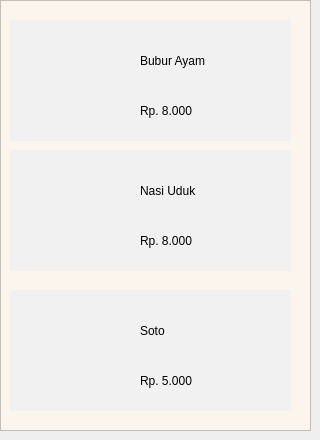
         <widget class="QWidget" name="tab_9">
          <attribute name="title">
           <string>Senin</string>
          </attribute>
          <widget class="QFrame" name="frame_53">
           <property name="geometry">
            <rect>
             <x>0</x>
             <y>0</y>
             <width>311</width>
             <height>431</height>
            </rect>
           </property>
           <property name="styleSheet">
            <string notr="true">background-color: rgb(252, 245, 238);</string>
           </property>
           <property name="frameShape">
            <enum>QFrame::StyledPanel</enum>
           </property>
           <property name="frameShadow">
            <enum>QFrame::Raised</enum>
           </property>
           <widget class="QLabel" name="label_105">
            <property name="geometry">
             <rect>
              <x>10</x>
              <y>20</y>
              <width>281</width>
              <height>121</height>
             </rect>
            </property>
            <property name="styleSheet">
             <string notr="true">background-color: rgb(241, 241, 241);</string>
            </property>
            <property name="text">
             <string/>
            </property>
           </widget>
           <widget class="QLabel" name="label_106">
            <property name="geometry">
             <rect>
              <x>10</x>
              <y>150</y>
              <width>281</width>
              <height>121</height>
             </rect>
            </property>
            <property name="styleSheet">
             <string notr="true">background-color: rgb(241, 241, 241);</string>
            </property>
            <property name="text">
             <string/>
            </property>
           </widget>
           <widget class="QLabel" name="label_107">
            <property name="geometry">
             <rect>
              <x>10</x>
              <y>290</y>
              <width>281</width>
              <height>121</height>
             </rect>
            </property>
            <property name="styleSheet">
             <string notr="true">background-color: rgb(241, 241, 241);</string>
            </property>
            <property name="text">
             <string/>
            </property>
           </widget>
           <widget class="QLabel" name="label_108">
            <property name="geometry">
             <rect>
              <x>140</x>
              <y>50</y>
              <width>91</width>
              <height>21</height>
             </rect>
            </property>
            <property name="styleSheet">
             <string notr="true">background-color: transparent;</string>
            </property>
            <property name="text">
             <string>Bubur Ayam</string>
            </property>
           </widget>
           <widget class="QLabel" name="label_109">
            <property name="geometry">
             <rect>
              <x>140</x>
              <y>100</y>
              <width>91</width>
              <height>21</height>
             </rect>
            </property>
            <property name="styleSheet">
             <string notr="true">background-color: transparent;</string>
            </property>
            <property name="text">
             <string>Rp. 8.000</string>
            </property>
           </widget>
           <widget class="QLabel" name="label_110">
            <property name="geometry">
             <rect>
              <x>140</x>
              <y>230</y>
              <width>91</width>
              <height>21</height>
             </rect>
            </property>
            <property name="styleSheet">
             <string notr="true">background-color: transparent;</string>
            </property>
            <property name="text">
             <string>Rp. 8.000</string>
            </property>
           </widget>
           <widget class="QLabel" name="label_111">
            <property name="geometry">
             <rect>
              <x>140</x>
              <y>180</y>
              <width>91</width>
              <height>21</height>
             </rect>
            </property>
            <property name="styleSheet">
             <string notr="true">background-color: transparent;</string>
            </property>
            <property name="text">
             <string>Nasi Uduk</string>
            </property>
           </widget>
           <widget class="QLabel" name="label_112">
            <property name="geometry">
             <rect>
              <x>140</x>
              <y>370</y>
              <width>91</width>
              <height>21</height>
             </rect>
            </property>
            <property name="styleSheet">
             <string notr="true">background-color: transparent;</string>
            </property>
            <property name="text">
             <string>Rp. 5.000</string>
            </property>
           </widget>
           <widget class="QLabel" name="label_113">
            <property name="geometry">
             <rect>
              <x>140</x>
              <y>320</y>
              <width>91</width>
              <height>21</height>
             </rect>
            </property>
            <property name="styleSheet">
             <string notr="true">background-color: transparent;</string>
            </property>
            <property name="text">
             <string>Soto</string>
            </property>
           </widget>
          </widget>
         </widget>
